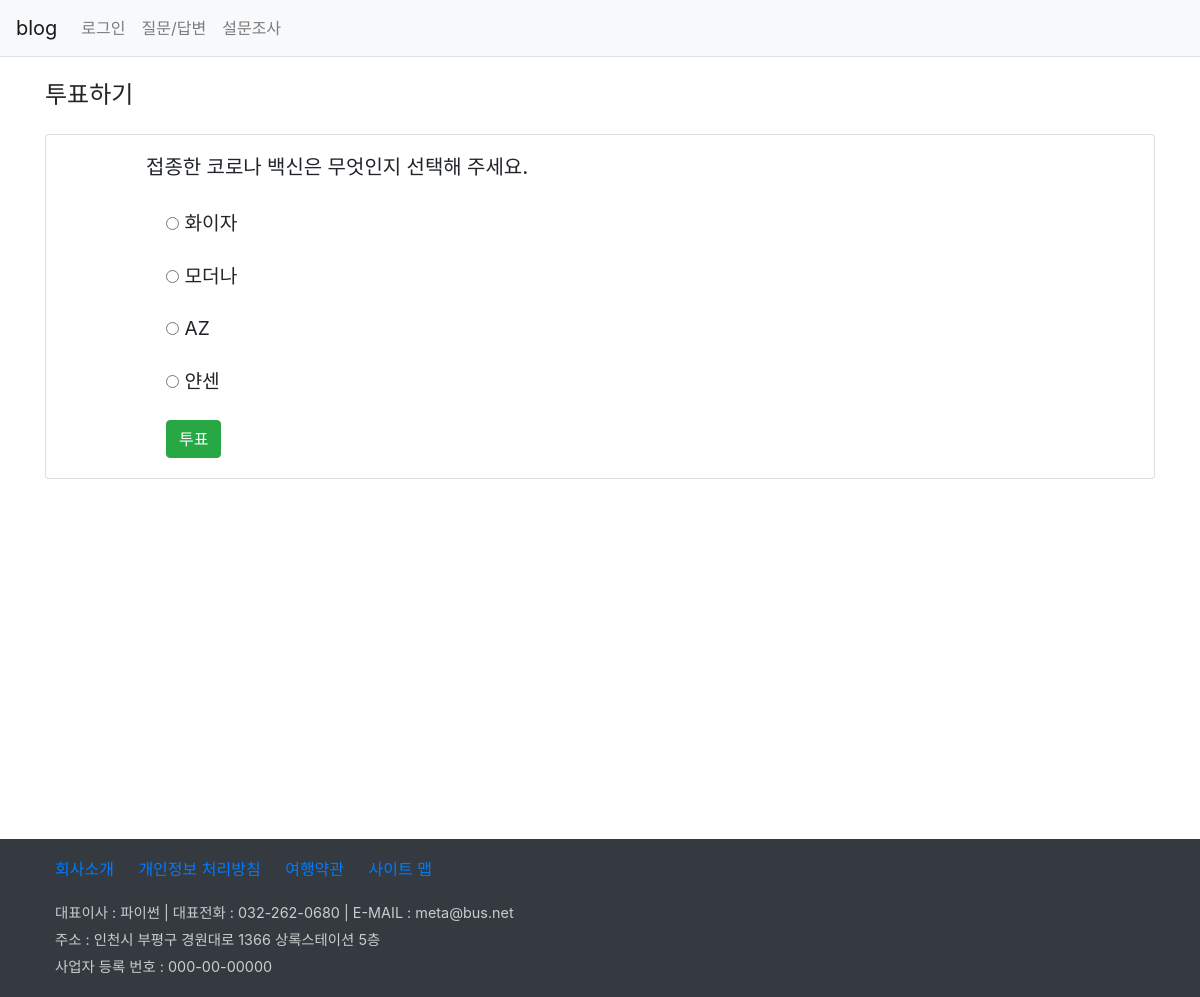
The page /polls/1/ on the database its author committed.
### polls/models.py (models this page shows, shortened)
class Question(models.Model):
    question_text = models.CharField(max_length=200)
    pub_date = models.DateTimeField()

class Choice(models.Model):
    choice_text = models.CharField(max_length=200)
    votes = models.IntegerField(default=0)
    question = models.ForeignKey(Question, on_delete=models.CASCADE) #외래키

### polls/views.py (the view)
# urls.py: path('<int:pk>/', views.detail, name='detail'),
def detail(request, pk):
    question = Question.objects.get(id=pk)
    return render(request, 'polls/detail.html', {'question': question})

### templates/polls/detail.html (shortened to what this page needs)
{% extends 'base.html' %}
{% block content %}
<div class="container my-3">
    <section>
        <h4 class="board-bottom py-2">투표하기</h4>
        <div class="card my-3">
            <h5 style="margin: 20px 100px 10px;">{{ question.question_text }}</h5>
            <form action="{% url 'poll:vote' question.id %}" method="post"
                style="width:500px; margin: 20px 120px;">
                {% for choice in question.choice_set.all %}
                <p style="font-size:1.2rem;">
                    <input type="radio" name="choice" id="choice" value="{{ choice.id }}">
                    <label for="choice">{{ choice.choice_text }}</label>
                </p>
                {% endfor %}
                <button type="submit" class="btn btn-success"> 투표 </button>
            </form>
        </div>
    </section>
</div>
{% endblock %}

### static/board/css/style.css (style rules this page uses)
section { height: 750px; }

### rows shown on the page
Question: question_text "접종한 코로나 백신은 무엇인지 선택해 주세요."
Choice: choice_text "화이자"
Choice: choice_text "모더나"
Choice: choice_text "AZ"
Choice: choice_text "얀센"
